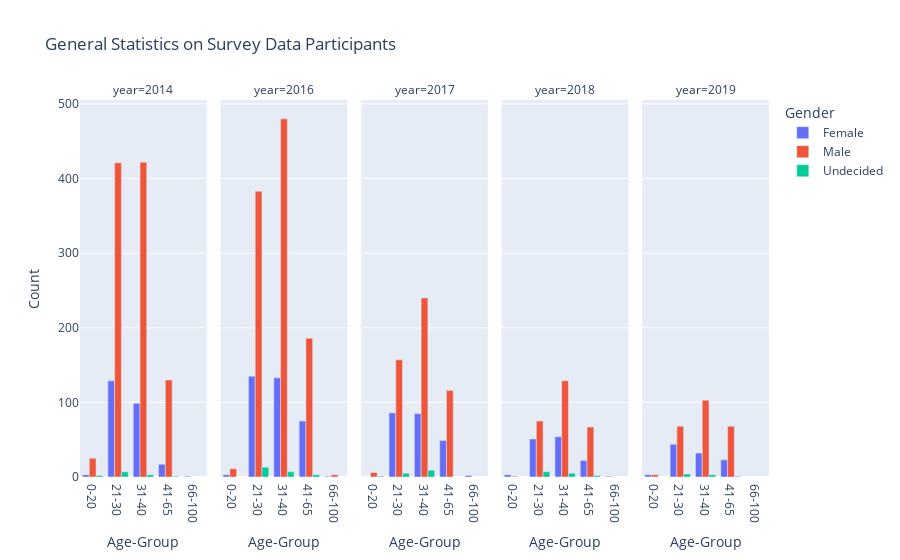

The cell this chart's notebook holds for it:
### Markdown cell above
### The distribution of data with respect to age and gender throughout the years can be seen below.

### Code cell
df=survey.groupby(["year","Age-Group","Gender"]).size().to_frame(name="Count").reset_index()
fig = px.bar(df, x="Age-Group", y="Count", color="Gender", barmode="group",facet_col="year",title="General Statistics on Survey Data Participants")
fig.show()

### Figure 1 — Plotly figure (JSON) as saved in the notebook; plotly's stock layout.template omitted (floating-point values rounded to 4 significant figures)
{"data": [{"alignmentgroup": "True", "hovertemplate": "Gender=Female<br>year=2014<br>Age-Group=%{x}<br>Count=%{y}<extra></extra>", "legendgroup": "Female", "marker": {"color": "#636efa", "pattern": {"shape": ""}}, "name": "Female", "offsetgroup": "Female", "orientation": "v", "showlegend": true, "textposition": "auto", "type": "bar", "x": ["0-20", "21-30", "31-40", "41-65", "66-100"], "xaxis": "x", "y": [3, 129, 99, 17, 1], "yaxis": "y"}, {"alignmentgroup": "True", "hovertemplate": "Gender=Female<br>year=2016<br>Age-Group=%{x}<br>Count=%{y}<extra></extra>", "legendgroup": "Female", "marker": {"color": "#636efa", "pattern": {"shape": ""}}, "name": "Female", "offsetgroup": "Female", "orientation": "v", "showlegend": false, "textposition": "auto", "type": "bar", "x": ["0-20", "21-30", "31-40", "41-65", "66-100"], "xaxis": "x2", "y": [3, 135, 133, 75, 1], "yaxis": "y2"}, {"alignmentgroup": "True", "hovertemplate": "Gender=Female<br>year=2017<br>Age-Group=%{x}<br>Count=%{y}<extra></extra>", "legendgroup": "Female", "marker": {"color": "#636efa", "pattern": {"shape": ""}}, "name": "Female", "offsetgroup": "Female", "orientation": "v", "showlegend": false, "textposition": "auto", "type": "bar", "x": ["21-30", "31-40", "41-65", "66-100"], "xaxis": "x3", "y": [86, 85, 49, 2], "yaxis": "y3"}, {"alignmentgroup": "True", "hovertemplate": "Gender=Female<br>year=2018<br>Age-Group=%{x}<br>Count=%{y}<extra></extra>", "legendgroup": "Female", "marker": {"color": "#636efa", "pattern": {"shape": ""}}, "name": "Female", "offsetgroup": "Female", "orientation": "v", "showlegend": false, "textposition": "auto", "type": "bar", "x": ["0-20", "21-30", "31-40", "41-65", "66-100"], "xaxis": "x4", "y": [3, 51, 54, 22, 1], "yaxis": "y4"}, {"alignmentgroup": "True", "hovertemplate": "Gender=Female<br>year=2019<br>Age-Group=%{x}<br>Count=%{y}<extra></extra>", "legendgroup": "Female", "marker": {"color": "#636efa", "pattern": {"shape": ""}}, "name": "Female", "offsetgroup": "Female", "orientation": "v", "showlegend": false, "textposition": "auto", "type": "bar", "x": ["0-20", "21-30", "31-40", "41-65"], "xaxis": "x5", "y": [3, 44, 32, 23], "yaxis": "y5"}, {"alignmentgroup": "True", "hovertemplate": "Gender=Male<br>year=2014<br>Age-Group=%{x}<br>Count=%{y}<extra></extra>", "legendgroup": "Male", "marker": {"color": "#EF553B", "pattern": {"shape": ""}}, "name": "Male", "offsetgroup": "Male", "orientation": "v", "showlegend": true, "textposition": "auto", "type": "bar", "x": ["0-20", "21-30", "31-40", "41-65"], "xaxis": "x", "y": [25, 421, 422, 130], "yaxis": "y"}, {"alignmentgroup": "True", "hovertemplate": "Gender=Male<br>year=2016<br>Age-Group=%{x}<br>Count=%{y}<extra></extra>", "legendgroup": "Male", "marker": {"color": "#EF553B", "pattern": {"shape": ""}}, "name": "Male", "offsetgroup": "Male", "orientation": "v", "showlegend": false, "textposition": "auto", "type": "bar", "x": ["0-20", "21-30", "31-40", "41-65", "66-100"], "xaxis": "x2", "y": [11, 383, 480, 186, 3], "yaxis": "y2"}, {"alignmentgroup": "True", "hovertemplate": "Gender=Male<br>year=2017<br>Age-Group=%{x}<br>Count=%{y}<extra></extra>", "legendgroup": "Male", "marker": {"color": "#EF553B", "pattern": {"shape": ""}}, "name": "Male", "offsetgroup": "Male", "orientation": "v", "showlegend": false, "textposition": "auto", "type": "bar", "x": ["0-20", "21-30", "31-40", "41-65"], "xaxis": "x3", "y": [6, 157, 240, 116], "yaxis": "y3"}, {"alignmentgroup": "True", "hovertemplate": "Gender=Male<br>year=2018<br>Age-Group=%{x}<br>Count=%{y}<extra></extra>", "legendgroup": "Male", "marker": {"color": "#EF553B", "pattern": {"shape": ""}}, "name": "Male", "offsetgroup": "Male", "orientation": "v", "showlegend": false, "textposition": "auto", "type": "bar", "x": ["0-20", "21-30", "31-40", "41-65"], "xaxis": "x4", "y": [1, 75, 129, 67], "yaxis": "y4"}, {"alignmentgroup": "True", "hovertemplate": "Gender=Male<br>year=2019<br>Age-Group=%{x}<br>Count=%{y}<extra></extra>", "legendgroup": "Male", "marker": {"color": "#EF553B", "pattern": {"shape": ""}}, "name": "Male", "offsetgroup": "Male", "orientation": "v", "showlegend": false, "textposition": "auto", "type": "bar", "x": ["0-20", "21-30", "31-40", "41-65"], "xaxis": "x5", "y": [3, 68, 103, 68], "yaxis": "y5"}, {"alignmentgroup": "True", "hovertemplate": "Gender=Undecided<br>year=2014<br>Age-Group=%{x}<br>Count=%{y}<extra></extra>", "legendgroup": "Undecided", "marker": {"color": "#00cc96", "pattern": {"shape": ""}}, "name": "Undecided", "offsetgroup": "Undecided", "orientation": "v", "showlegend": true, "textposition": "auto", "type": "bar", "x": ["0-20", "21-30", "31-40", "41-65"], "xaxis": "x", "y": [2, 7, 3, 1], "yaxis": "y"}, {"alignmentgroup": "True", "hovertemplate": "Gender=Undecided<br>year=2016<br>Age-Group=%{x}<br>Count=%{y}<extra></extra>", "legendgroup": "Undecided", "marker": {"color": "#00cc96", "pattern": {"shape": ""}}, "name": "Undecided", "offsetgroup": "Undecided", "orientation": "v", "showlegend": false, "textposition": "auto", "type": "bar", "x": ["21-30", "31-40", "41-65"], "xaxis": "x2", "y": [13, 7, 3], "yaxis": "y2"}, {"alignmentgroup": "True", "hovertemplate": "Gender=Undecided<br>year=2017<br>Age-Group=%{x}<br>Count=%{y}<extra></extra>", "legendgroup": "Undecided", "marker": {"color": "#00cc96", "pattern": {"shape": ""}}, "name": "Undecided", "offsetgroup": "Undecided", "orientation": "v", "showlegend": false, "textposition": "auto", "type": "bar", "x": ["0-20", "21-30", "31-40"], "xaxis": "x3", "y": [1, 5, 9], "yaxis": "y3"}, {"alignmentgroup": "True", "hovertemplate": "Gender=Undecided<br>year=2018<br>Age-Group=%{x}<br>Count=%{y}<extra></extra>", "legendgroup": "Undecided", "marker": {"color": "#00cc96", "pattern": {"shape": ""}}, "name": "Undecided", "offsetgroup": "Undecided", "orientation": "v", "showlegend": false, "textposition": "auto", "type": "bar", "x": ["21-30", "31-40", "41-65"], "xaxis": "x4", "y": [7, 5, 2], "yaxis": "y4"}, {"alignmentgroup": "True", "hovertemplate": "Gender=Undecided<br>year=2019<br>Age-Group=%{x}<br>Count=%{y}<extra></extra>", "legendgroup": "Undecided", "marker": {"color": "#00cc96", "pattern": {"shape": ""}}, "name": "Undecided", "offsetgroup": "Undecided", "orientation": "v", "showlegend": false, "textposition": "auto", "type": "bar", "x": ["21-30", "31-40", "41-65"], "xaxis": "x5", "y": [4, 3, 1], "yaxis": "y5"}], "layout": {"annotations": [{"font": {}, "showarrow": false, "text": "year=2014", "x": 0.092, "xanchor": "center", "xref": "paper", "y": 1, "yanchor": "bottom", "yref": "paper"}, {"font": {}, "showarrow": false, "text": "year=2016", "x": 0.296, "xanchor": "center", "xref": "paper", "y": 1, "yanchor": "bottom", "yref": "paper"}, {"font": {}, "showarrow": false, "text": "year=2017", "x": 0.5, "xanchor": "center", "xref": "paper", "y": 1, "yanchor": "bottom", "yref": "paper"}, {"font": {}, "showarrow": false, "text": "year=2018", "x": 0.704, "xanchor": "center", "xref": "paper", "y": 1, "yanchor": "bottom", "yref": "paper"}, {"font": {}, "showarrow": false, "text": "year=2019", "x": 0.908, "xanchor": "center", "xref": "paper", "y": 1, "yanchor": "bottom", "yref": "paper"}], "barmode": "group", "legend": {"title": {"text": "Gender"}, "tracegroupgap": 0}, "title": {"text": "General Statistics on Survey Data Participants"}, "xaxis": {"anchor": "y", "domain": [0, 0.184], "title": {"text": "Age-Group"}}, "xaxis2": {"anchor": "y2", "domain": [0.204, 0.388], "matches": "x", "title": {"text": "Age-Group"}}, "xaxis3": {"anchor": "y3", "domain": [0.408, 0.592], "matches": "x", "title": {"text": "Age-Group"}}, "xaxis4": {"anchor": "y4", "domain": [0.612, 0.796], "matches": "x", "title": {"text": "Age-Group"}}, "xaxis5": {"anchor": "y5", "domain": [0.816, 1], "matches": "x", "title": {"text": "Age-Group"}}, "yaxis": {"anchor": "x", "domain": [0, 1], "title": {"text": "Count"}}, "yaxis2": {"anchor": "x2", "domain": [0, 1], "matches": "y", "showticklabels": false}, "yaxis3": {"anchor": "x3", "domain": [0, 1], "matches": "y", "showticklabels": false}, "yaxis4": {"anchor": "x4", "domain": [0, 1], "matches": "y", "showticklabels": false}, "yaxis5": {"anchor": "x5", "domain": [0, 1], "matches": "y", "showticklabels": false}}}
